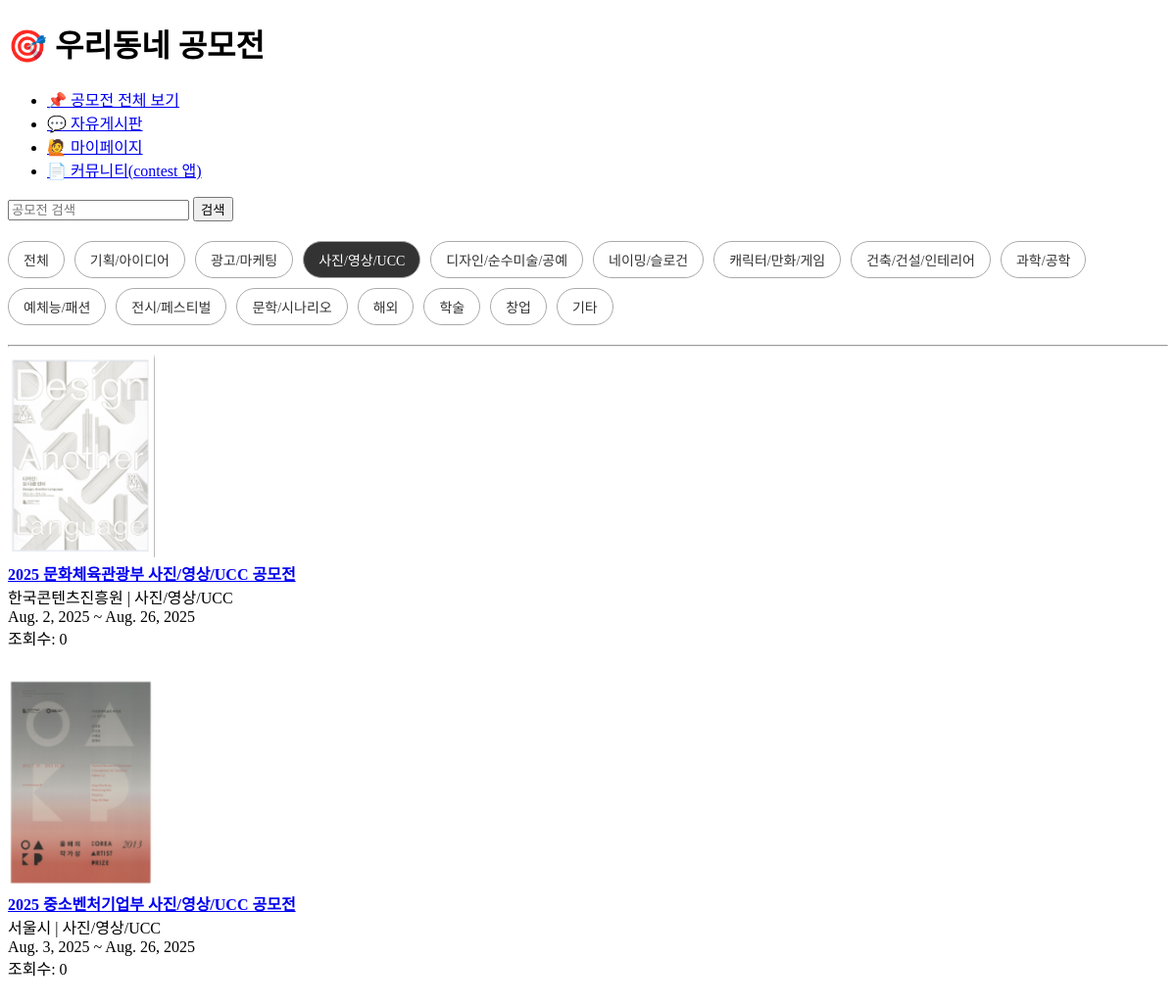
Page /?category=사진/영상/UCC on the committed database.
### poster/models.py (models this page shows, shortened)
class Poster(models.Model):
    title = models.CharField(max_length=200)  # 공모전 제목
    d_day = models.CharField(max_length=50)   # 디데이 표시
    image = models.ImageField(upload_to='poster_images/')  # 포스터 이미지
    organization = models.CharField(max_length=100)  # 주최
    company_type = models.CharField(max_length=100)  # 기업형태
    target = models.CharField(max_length=100)        # 참여대상
    prize = models.CharField(max_length=100)         # 시상규모
    start_date = models.DateField()                  # 시작일
    end_date = models.DateField()                    # 마감일
    website = models.URLField()                      # 홈페이지 링크
    benefits = models.TextField()                    # 활동혜택
    category = models.CharField(max_length=100)      # 공모분야
    extra = models.TextField(blank=True, null=True)  # 추가혜택
    description = models.TextField()                 # 상세내용
    category_id = models.IntegerField(null=True, blank=True)  #카테고리 id
    created_at = models.DateTimeField(auto_now_add=True)  # 생성일시
    views = models.IntegerField(default=0)   #조회수 저장

### poster/views.py (the view)
# urls.py: 2. Add a URL to urlpatterns:  path('', views.home, name='home')
def home(request):
    query = request.GET.get('q', '')
    selected_category = request.GET.get('category', '')
    posters = Poster.objects.all()
    if query:
        posters = posters.filter(
            Q(title__icontains=query) |
            Q(organization__icontains=query) |
            Q(description__icontains=query)
        )
    if selected_category:
        posters = posters.filter(category=selected_category)
    categories = Poster.objects.values_list('category', flat=True).distinct()
    return render(request, 'home/main.html', {
        'posters': posters.order_by('-id'),
        'query': query,
        'selected_category': selected_category,
        'categories': categories
    })

### home/templates/home/main.html (shortened to what this page needs)
<!DOCTYPE html>
<html lang="ko">
<head>
</head>
<body>
  <h1>🎯 우리동네 공모전</h1>
  <ul>
    <li><a href="/poster/">📌 공모전 전체 보기</a></li>
    <li><a href="/freeboard/">💬 자유게시판</a></li>
    <li><a href="/mypage/">🙋 마이페이지</a></li>
    <li><a href="/contest/">📄 커뮤니티(contest 앱)</a></li>
  </ul>
  <form method="get">
    <input type="text" name="q" placeholder="공모전 검색" value="{{ query }}">
    <button type="submit">검색</button>
  </form>
  <div class="category-buttons">
    <a href="/" class="{% if not selected_category %}active{% endif %}">전체</a>
    {% for c in categories %}
      <a href="/?category={{ c }}" class="{% if selected_category == c %}active{% endif %}">{{ c }}</a>
    {% endfor %}
  </div>
  <hr>
  {% for p in posters %}
    <div style="margin-bottom:30px;">
      <a href="{% url 'poster:poster_detail' p.pk %}">
        {% if p.image %}
          <img src="{{ p.image.url }}" width="150"><br>
        {% endif %}
        <strong>{{ p.title }}</strong>
      </a><br>
      {{ p.organization }} | {{ p.category }}<br>
      {{ p.start_date }} ~ {{ p.end_date }}<br>
      조회수: {{ p.views }}
    </div>
  {% empty %}
    <p>공모전이 없습니다.</p>
  {% endfor %}
</body>
</html>

### home/templates/home/main.html (style rules this page uses)
.category-buttons { margin: 20px 0; display: flex; flex-wrap: wrap; gap: 10px; }
.category-buttons a { padding: 8px 15px; border: 1px solid #aaa; border-radius: 20px; text-decoration: none; color: #333; font-size: 14px; }
.category-buttons a.active { background: #333; color: white; font-size: bold; }

### rows in the picture
Poster: image (picture), title "2025 문화체육관광부 사진/영상/UCC 공모전", organization "한국콘텐츠진흥원", category "사진/영상/UCC", start_date "Aug. 2, 2025", end_date "Aug. 26, 2025", views "0"
Poster: image (picture), title "2025 중소벤처기업부 사진/영상/UCC 공모전", organization "서울시", category "사진/영상/UCC", start_date "Aug. 3, 2025", end_date "Aug. 26, 2025", views "0"

### other values in the picture
{{ c }} "기획/아이디어" "광고/마케팅" "사진/영상/UCC" "디자인/순수미술/공예" "네이밍/슬로건" "캐릭터/만화/게임" "건축/건설/인테리어" "과학/공학" "예체능/패션" "전시/페스티벌" "문학/시나리오" "해외" "학술" "창업" "기타"
